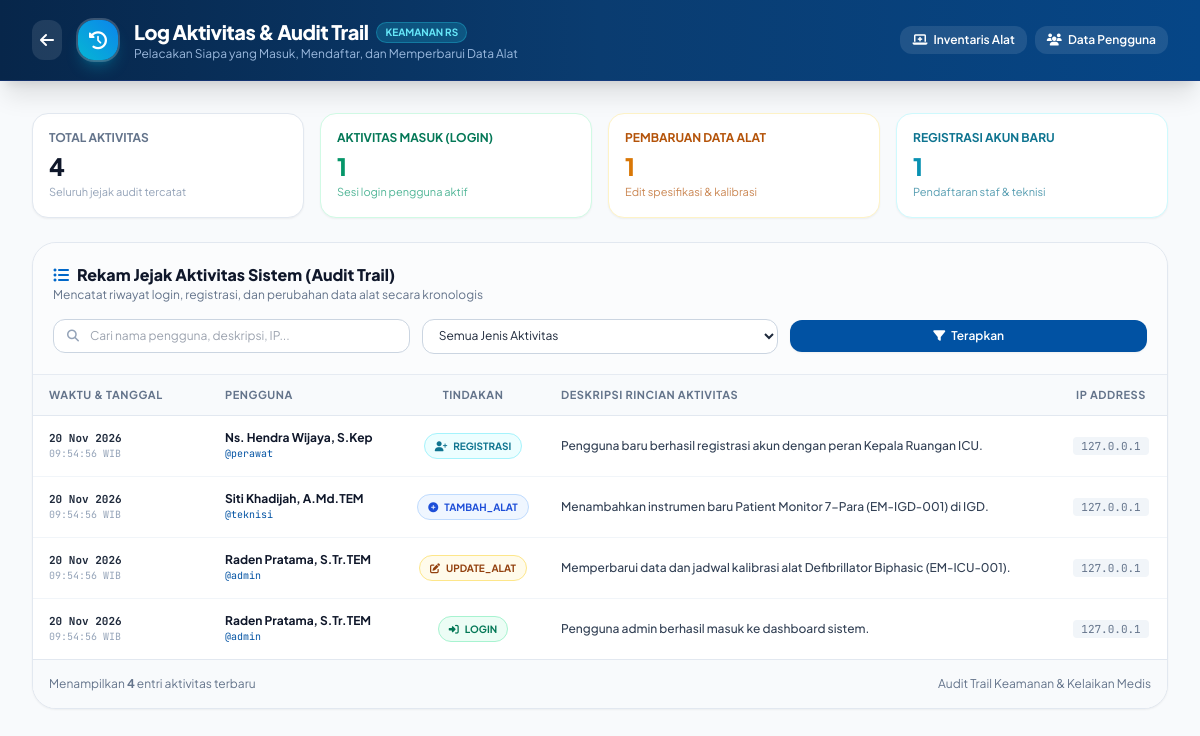
Screenshot of /log_aktivitas.php (signed in) with the database file from the repository.
### tables this page shows
CREATE TABLE `log_aktivitas` (
  `id` INT AUTO_INCREMENT PRIMARY KEY,
  `username` VARCHAR(50) DEFAULT NULL,
  `nama_pengguna` VARCHAR(100) DEFAULT NULL,
  `tipe_aktivitas` VARCHAR(50) NOT NULL,
  `deskripsi` TEXT NOT NULL,
  `ip_address` VARCHAR(50) DEFAULT '127.0.0.1',
  `created_at` TIMESTAMP DEFAULT CURRENT_TIMESTAMP
);

### log_aktivitas.php (the view, shortened to what this page needs)
<?php
require_once __DIR__ . '/config.php';
$search = trim($_GET['search'] ?? '');
$sql = "SELECT * FROM log_aktivitas WHERE 1=1";
$params = [];
$sql .= " ORDER BY id DESC LIMIT 200";
$stmt = $pdo->prepare($sql);
$stmt->execute($params);
$logs = $stmt->fetchAll();
$statTotal = $pdo->query("SELECT COUNT(*) FROM log_aktivitas")->fetchColumn();
$statLogin = $pdo->query("SELECT COUNT(*) FROM log_aktivitas WHERE tipe_aktivitas = 'LOGIN'")->fetchColumn();
$statUpdate = $pdo->query("SELECT COUNT(*) FROM log_aktivitas WHERE tipe_aktivitas = 'UPDATE_ALAT'")->fetchColumn();
$statReg = $pdo->query("SELECT COUNT(*) FROM log_aktivitas WHERE tipe_aktivitas = 'REGISTRASI'")->fetchColumn();
function getBadgeTipe($tipe) {
    switch ($tipe) {
        case 'LOGIN':
            return ['badge' => 'bg-emerald-50 text-emerald-700 border-emerald-200', 'icon' => 'fa-right-to-bracket'];
        case 'REGISTRASI':
            return ['badge' => 'bg-cyan-50 text-cyan-700 border-cyan-200', 'icon' => 'fa-user-plus'];
        case 'UPDATE_ALAT':
            return ['badge' => 'bg-amber-50 text-amber-800 border-amber-200', 'icon' => 'fa-pen-to-square'];
        case 'TAMBAH_ALAT':
            return ['badge' => 'bg-blue-50 text-blue-700 border-blue-200', 'icon' => 'fa-plus-circle'];
    }
}
?>
<!DOCTYPE html>
<html lang="id">
<head>
    <script src="https://cdn.tailwindcss.com"></script>
    <link rel="stylesheet" href="https://cdnjs.cloudflare.com/ajax/libs/font-awesome/6.4.0/css/all.min.css">
</head>
<body class="bg-slate-50 min-h-screen text-slate-800 antialiased flex flex-col font-sans">
    <nav class="bg-gradient-to-r from-medical-950 via-medical-900 to-medical-800 text-white sticky top-0 z-40 shadow-xl border-b border-blue-900/50">
        <div class="max-w-7xl mx-auto px-4 sm:px-6 lg:px-8">
            <div class="flex items-center justify-between h-16 sm:h-20">
                <div class="flex items-center gap-3 sm:gap-4">
                    <a href="index.php" class="p-2 bg-white/10 hover:bg-white/20 rounded-xl transition-all">
                        <i class="fa-solid fa-arrow-left"></i>
                    </a>
                    <div class="w-10 h-10 rounded-2xl bg-gradient-to-tr from-cyan-500 to-medical-500 flex items-center justify-center text-white shadow-lg shadow-cyan-500/30 ring-2 ring-white/20">
                        <i class="fa-solid fa-clock-rotate-left text-lg"></i>
                    </div>
                    <div>
                        <div class="flex items-center gap-2">
                            <span class="text-base sm:text-xl font-extrabold tracking-tight text-white">Log Aktivitas & Audit Trail</span>
                            <span class="text-[10px] font-bold uppercase px-2 py-0.5 rounded-full bg-cyan-400/20 text-cyan-300 border border-cyan-400/30">Keamanan RS</span>
                        </div>
                        <p class="text-[10px] sm:text-xs text-blue-200/80 hidden sm:block">Pelacakan Siapa yang Masuk, Mendaftar, dan Memperbarui Data Alat</p>
                    </div>
                </div>
                <div class="flex items-center gap-2">
                    <a href="index.php" class="px-3 py-1.5 rounded-xl bg-white/10 hover:bg-white/20 text-xs font-semibold text-white transition-all">
                        <i class="fa-solid fa-laptop-medical mr-1"></i> Inventaris Alat
                    </a>
                    <a href="users.php" class="px-3 py-1.5 rounded-xl bg-white/10 hover:bg-white/20 text-xs font-semibold text-white transition-all">
                        <i class="fa-solid fa-users mr-1"></i> Data Pengguna
                    </a>
                </div>
            </div>
        </div>
    </nav>
    <main class="flex-1 max-w-7xl w-full mx-auto px-4 sm:px-6 lg:px-8 py-6 sm:py-8 space-y-6">
        <div class="grid grid-cols-2 sm:grid-cols-4 gap-4">
            <div class="bg-white p-4 rounded-2xl shadow-sm border border-slate-200">
                <div class="text-xs text-slate-500 font-bold uppercase">Total Aktivitas</div>
                <div class="text-2xl font-extrabold text-slate-900 mt-1"><?php echo $statTotal; ?></div>
                <div class="text-[11px] text-slate-400 mt-0.5">Seluruh jejak audit tercatat</div>
            </div>
            <div class="bg-white p-4 rounded-2xl shadow-sm border border-emerald-100">
                <div class="text-xs text-emerald-700 font-bold uppercase">Aktivitas Masuk (Login)</div>
                <div class="text-2xl font-extrabold text-emerald-600 mt-1"><?php echo $statLogin; ?></div>
                <div class="text-[11px] text-emerald-600/70 mt-0.5">Sesi login pengguna aktif</div>
            </div>
            <div class="bg-white p-4 rounded-2xl shadow-sm border border-amber-100">
                <div class="text-xs text-amber-700 font-bold uppercase">Pembaruan Data Alat</div>
                <div class="text-2xl font-extrabold text-amber-600 mt-1"><?php echo $statUpdate; ?></div>
                <div class="text-[11px] text-amber-700/70 mt-0.5">Edit spesifikasi & kalibrasi</div>
            </div>
            <div class="bg-white p-4 rounded-2xl shadow-sm border border-cyan-100">
                <div class="text-xs text-cyan-700 font-bold uppercase">Registrasi Akun Baru</div>
                <div class="text-2xl font-extrabold text-cyan-600 mt-1"><?php echo $statReg; ?></div>
                <div class="text-[11px] text-cyan-700/70 mt-0.5">Pendaftaran staf & teknisi</div>
            </div>
        </div>
        <div class="bg-white rounded-3xl shadow-sm border border-slate-200 overflow-hidden">
            <div class="p-5 border-b border-slate-200/80 bg-slate-50/50">
                <div class="flex flex-col sm:flex-row sm:items-center justify-between gap-4">
                    <div>
                        <h3 class="text-base font-extrabold text-slate-900 flex items-center gap-2">
                            <i class="fa-solid fa-list-ul text-medical-600"></i>
                            <span>Rekam Jejak Aktivitas Sistem (Audit Trail)</span>
                        </h3>
                        <p class="text-xs text-slate-500">Mencatat riwayat login, registrasi, dan perubahan data alat secara kronologis</p>
                    </div>
                </div>
                <form method="GET" action="log_aktivitas.php" class="mt-4 grid grid-cols-1 sm:grid-cols-3 gap-3">
                    <div class="relative">
                        <span class="absolute inset-y-0 left-0 flex items-center pl-3.5 text-slate-400">
                            <i class="fa-solid fa-magnifying-glass text-xs"></i>
                        </span>
                        <input type="text" name="search" value="<?php echo htmlspecialchars($search); ?>" placeholder="Cari nama pengguna, deskripsi, IP..." class="w-full pl-9 pr-4 py-2 text-xs rounded-xl border border-slate-300 focus:ring-2 focus:ring-medical-500 bg-white">
                    </div>
                    <div>
                        <select name="tipe" onchange="this.form.submit()" class="w-full px-3 py-2 text-xs rounded-xl border border-slate-300 focus:ring-2 focus:ring-medical-500 bg-white">
                            <option value="">Semua Jenis Aktivitas</option>
                        </select>
                    </div>
                    <div class="flex items-center gap-2">
                        <button type="submit" class="flex-1 py-2 px-3 bg-medical-700 hover:bg-medical-800 text-white rounded-xl text-xs font-semibold shadow-sm transition-all flex items-center justify-center gap-1.5">
                            <i class="fa-solid fa-filter"></i>
                            <span>Terapkan</span>
                        </button>
                    </div>
                </form>
            </div>
            <div class="overflow-x-auto">
                <table class="w-full text-left text-xs divide-y divide-slate-200">
                    <thead class="bg-slate-50 text-slate-500 uppercase tracking-wider font-bold text-[11px]">
                        <tr>
                            <th class="py-3 px-4 w-44">Waktu & Tanggal</th>
                            <th class="py-3 px-4 w-48">Pengguna</th>
                            <th class="py-3 px-4 w-36 text-center">Tindakan</th>
                            <th class="py-3 px-4">Deskripsi Rincian Aktivitas</th>
                            <th class="py-3 px-4 w-28 text-center">IP Address</th>
                        </tr>
                    </thead>
                    <tbody class="divide-y divide-slate-100 bg-white">
                        <?php if (empty($logs)): ?>
                            <tr>
                                <td colspan="5" class="py-10 text-center text-slate-400">
                                    Belum ada catatan aktivitas yang sesuai dengan kriteria filter.
                                </td>
                            </tr>
                        <?php else: ?>
                            <?php foreach ($logs as $l):
                                $b = getBadgeTipe($l['tipe_aktivitas']);
                                $time = strtotime($l['created_at']);
                            ?>
                                <tr class="hover:bg-slate-50/70 transition-colors">
                                    <td class="py-3.5 px-4 font-mono text-[11px] text-slate-600">
                                        <div class="font-bold text-slate-800"><?php echo date('d M Y', $time); ?></div>
                                        <div class="text-[10px] text-slate-400"><?php echo date('H:i:s', $time); ?> WIB</div>
                                    </td>
                                    <td class="py-3.5 px-4">
                                        <div class="font-bold text-slate-900"><?php echo htmlspecialchars($l['nama_pengguna'] ?: 'Pengguna'); ?></div>
                                        <div class="text-[10px] text-medical-700 font-mono">@<?php echo htmlspecialchars($l['username'] ?: 'sistem'); ?></div>
                                    </td>
                                    <td class="py-3.5 px-4 text-center">
                                        <span class="inline-flex items-center gap-1.5 px-2.5 py-1 rounded-full text-[10px] font-bold border <?php echo $b['badge']; ?>">
                                            <i class="fa-solid <?php echo $b['icon']; ?>"></i>
                                            <span><?php echo htmlspecialchars($l['tipe_aktivitas']); ?></span>
                                        </span>
                                    </td>
                                    <td class="py-3.5 px-4 text-slate-700 leading-relaxed font-medium">
                                        <?php echo htmlspecialchars($l['deskripsi']); ?>
                                    </td>
                                    <td class="py-3.5 px-4 text-center font-mono text-[11px] text-slate-500">
                                        <span class="px-2 py-0.5 rounded bg-slate-100"><?php echo htmlspecialchars($l['ip_address'] ?: '127.0.0.1'); ?></span>
                                    </td>
                                </tr>
                            <?php endforeach; ?>
                        <?php endif; ?>
                    </tbody>
                </table>
            </div>
            <div class="p-4 bg-slate-50 border-t border-slate-200 text-xs text-slate-500 flex items-center justify-between">
                <span>Menampilkan <strong><?php echo count($logs); ?></strong> entri aktivitas terbaru</span>
                <span>Audit Trail Keamanan & Kelaikan Medis</span>
            </div>
        </div>
    </main>
</body>
</html>

### rows the page displays
log_aktivitas: created_at "20 Nov 2026", created_at "09:54:56", nama_pengguna "Ns. Hendra Wijaya, S.Kep", username "perawat", tipe_aktivitas "REGISTRASI", deskripsi "Pengguna baru berhasil registrasi akun dengan peran Kepala Ruangan ICU.", ip_address "127.0.0.1"
log_aktivitas: created_at "20 Nov 2026", created_at "09:54:56", nama_pengguna "Siti Khadijah, A.Md.TEM", username "teknisi", tipe_aktivitas "TAMBAH_ALAT", deskripsi "Menambahkan instrumen baru Patient Monitor 7-Para (EM-IGD-001) di IGD.", ip_address "127.0.0.1"
log_aktivitas: created_at "20 Nov 2026", created_at "09:54:56", nama_pengguna "Raden Pratama, S.Tr.TEM", username "admin", tipe_aktivitas "UPDATE_ALAT", deskripsi "Memperbarui data dan jadwal kalibrasi alat Defibrillator Biphasic (EM-ICU-001).", ip_address "127.0.0.1"
log_aktivitas: created_at "20 Nov 2026", created_at "09:54:56", nama_pengguna "Raden Pratama, S.Tr.TEM", username "admin", tipe_aktivitas "LOGIN", deskripsi "Pengguna admin berhasil masuk ke dashboard sistem.", ip_address "127.0.0.1"

### other values shown
$statTotal "4"
$statLogin "1"
$statUpdate "1"
$statReg "1"
count($logs) "4"
